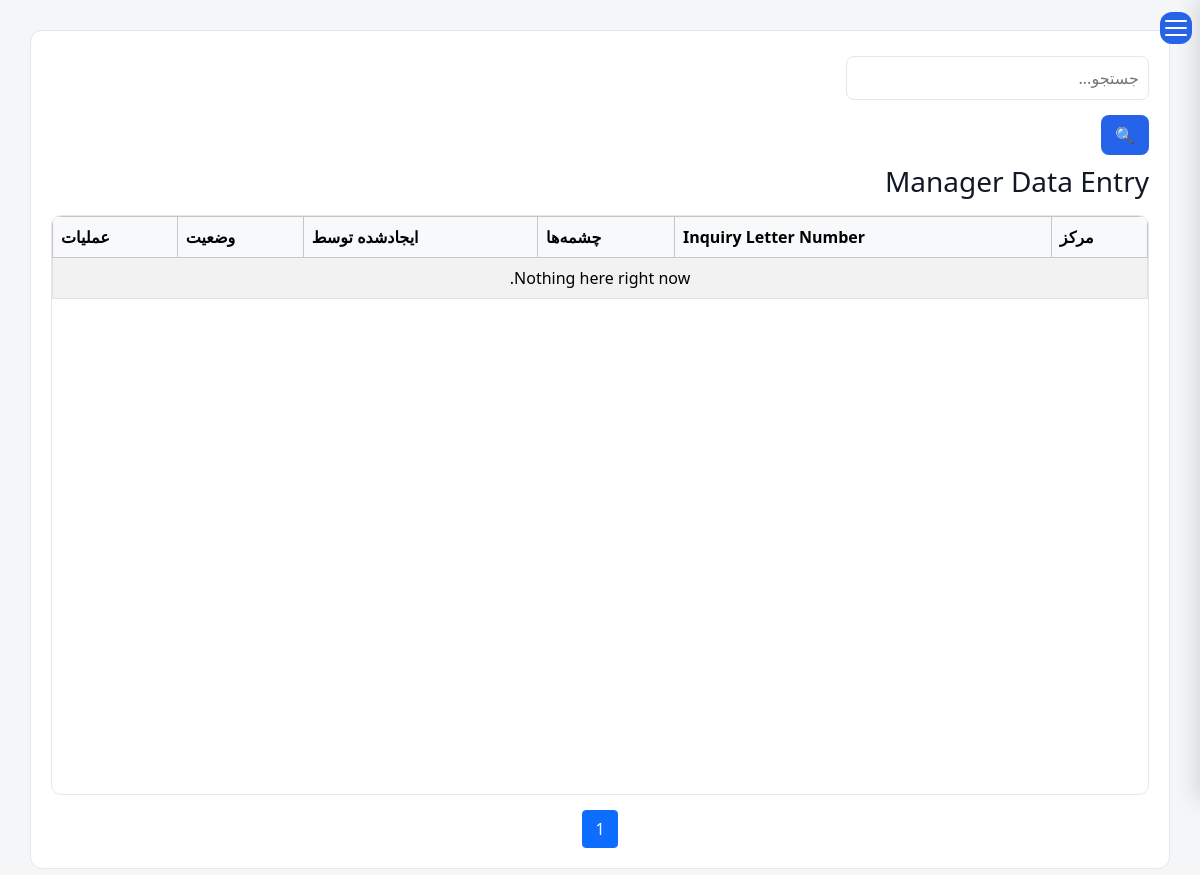
The app's page /receive-source/queue/manager-input/ (signed in), older data.
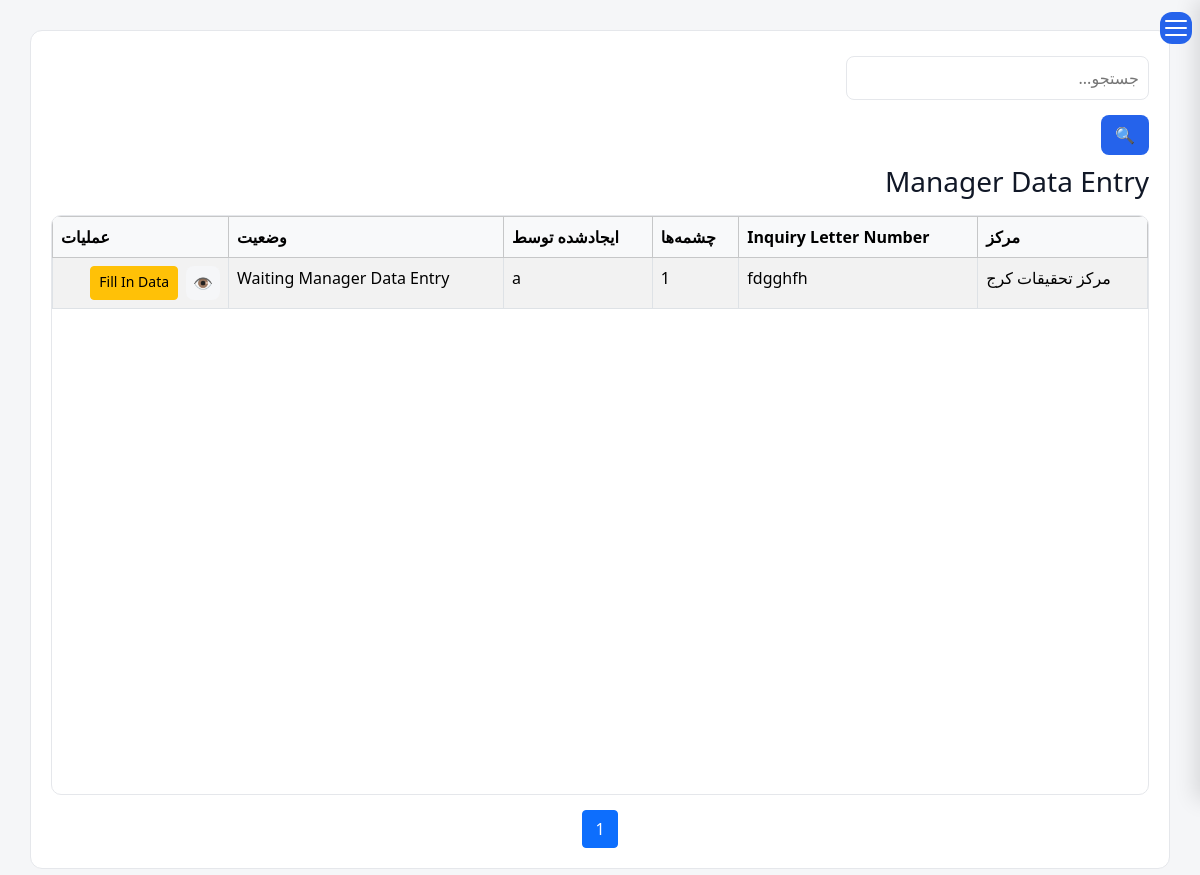
The same page, newer data.
### receive_source/models.py (models this page shows, shortened)
class ReceiveRequest(models.Model):
    facility = models.ForeignKey(
        FacilityModel,
        verbose_name=_("Delivering Facility"),
        on_delete=models.PROTECT,
        related_name="receive_requests",
    )
    inquiry_letter_number = models.CharField(
        _("Inquiry Letter Number"),
        max_length=100,
        blank=True,
        null=True,
    )
    inquiry_letter_date = models.DateField(
        _("Inquiry Letter Date"),
        blank=True,
        null=True,
    )
    distance_to_tehran_km = models.DecimalField(
        _("Estimated Distance to Tehran Office (km)"),
        max_digits=8,
        decimal_places=2,
        blank=True,
        null=True,
    )
    status = models.CharField(
        _("Status"),
        max_length=25,
        choices=ReceiveStatus.choices,
        default=ReceiveStatus.DRAFT,
    )
    status_date = models.DateTimeField(
        _("Status Date"),
        null=True,
        blank=True,
    )
    specification_completed = models.BooleanField(
        _("Specification Completed"),
        default=False,
    )
    pre_operation_visit_needed = models.BooleanField(
        _("Pre-Operation Visit Needed"),
        null=True,
        blank=True,
    )
    visit_expert_count = models.PositiveIntegerField(_("Visit: Experts"), null=True, blank=True)
    visit_technician_count = models.PositiveIntegerField(_("Visit: Technicians"), null=True, blank=True)
    visit_driver_count = models.PositiveIntegerField(_("Visit: Drivers"), null=True, blank=True)
    visit_mission_days = models.PositiveIntegerField(_("Visit: Mission Days"), null=True, blank=True)
    visit_vehicle_type = models.CharField(
        _("Visit: Vehicle Type"), max_length=10, choices=VehicleType.choices, blank=True, null=True,
    )
    operation_expert_count = models.PositiveIntegerField(_("Operation: Experts"), default=0)
    operation_technician_count = models.PositiveIntegerField(_("Operation: Technicians"), default=0)
    operation_driver_count = models.PositiveIntegerField(_("Operation: Drivers"), default=0)
    operation_mission_days = models.PositiveIntegerField(_("Operation: Mission Days"), null=True, blank=True)
    operation_vehicle_type = models.CharField(
        _("Operation: Vehicle Type"), max_length=10, choices=VehicleType.choices, blank=True, null=True,
    )
    route_difficulty = models.CharField(
        _("Route Difficulty"),
        max_length=10,
        choices=RouteDifficulty.choices,
        blank=True,
        null=True,
    )
    accommodation_days = models.PositiveIntegerField(
        _("Accommodation Days"), null=True, blank=True,
    )
    food_cost_days = models.PositiveIntegerField(
        _("Food Cost Days"), null=True, blank=True,
    )
    peripheral_equipment = models.CharField(
        _("Peripheral Equipment Used"), max_length=255, blank=True, null=True,
    )
    other_costs = models.CharField(
        _("Other Costs"), max_length=255, blank=True, null=True,
        help_text=_("Also where the cost of an unmatched/no-license item gets folded in, per current policy."),
    )
    logistics_notes = models.TextField(
        _("Logistics Notes"), blank=True, null=True,
    )
    description = models.TextField(
        _("Description"),
        blank=True,
    )
    created_by = models.ForeignKey(
        settings.AUTH_USER_MODEL,
        verbose_name=_("Created By"),
        on_delete=models.PROTECT,
        related_name="receive_requests_created",
    )
    created_at = models.DateTimeField(_("Created At"), auto_now_add=True)
    updated_at = models.DateTimeField(_("Updated At"), auto_now=True)
    history = HistoricalRecords()
    class Meta:
        ordering = ["-created_at"]
        verbose_name = _("Receive Request")
        verbose_name_plural = _("Receive Requests")

### facilities/models.py (models this page shows, shortened)
class FacilityModel(models.Model):
    name = models.CharField(
        _("Facility Name"),
        max_length=255, blank=True,null=True
    )
    responsible_person = models.CharField(
        _("Responsible Person"),
        max_length=150, blank=True,null=True
    )
    telephone = models.CharField(
        _("Telephone"),
        max_length=50, blank=True,null=True
    )
    email = models.EmailField(
        _("Email"),
        blank=True,null=True
    )
    address1 = models.CharField(
        _("Address Line 1"),
        max_length=255, blank=True,null=True
    )
    address2 = models.CharField(
        _("Address Line 2"),
        max_length=255,
         blank=True,null=True
    )
    postal_code = models.CharField(
        _("Postal Code"),
        max_length=20,
         blank=True,null=True
    )
    national_id = models.CharField(
        _("National ID"),
        max_length=50,
         blank=True,null=True
    )
    economic_code = models.CharField(
        _("Economic Code"),
        max_length=50,
         blank=True,null=True
    )
    created_at = models.DateTimeField(
        _("Created At"),
        auto_now_add=True
    )
    updated_at = models.DateTimeField(
        _("Updated At"),
        auto_now=True
    )
    class Meta:
        ordering = ["name"]
        verbose_name = _("Facility")
        verbose_name_plural = _("Facilities")
        constraints = [
            models.UniqueConstraint(
                fields=["national_id"],
                name="unique_facility_national_id",
                condition=models.Q(national_id__isnull=False),
            ),
            models.UniqueConstraint(
                fields=["postal_code"],
                name="unique_facility_postal_code",
                condition=models.Q(postal_code__isnull=False),
            ),
            models.UniqueConstraint(
                fields=["economic_code"],
                name="unique_facility_economic_code",
                condition=models.Q(economic_code__isnull=False),
            ),
        ]

### receive_source/views.py (the view)
# urls.py: path("queue/manager-input/", views.manager_input_queue, name="receive_manager_input_queue"),
def manager_input_queue(request):
    return _queue(request, ReceiveStatus.WAITING_MANAGER_INPUT, _("Manager Data Entry"))

### receive_source/views.py (called while the page is built)
def _queue(request, status, page_title):
    queryset = (
        ReceiveRequest.objects
        .select_related("facility", "created_by")
        .prefetch_related("sources")
        .filter(status=status)
        .order_by("-created_at")
    )
    search = request.GET.get("search", "")
    if search:
        queryset = queryset.filter(
            Q(facility__name__icontains=search) | Q(inquiry_letter_number__icontains=search)
        )
    paginator = Paginator(queryset, 15)
    page_obj = paginator.get_page(request.GET.get("page"))
    return render(
        request,
        "receive_source/receive_queue.html",
        {"page_title": page_title, "page_obj": page_obj, "search": search},
    )

### templates/receive_source/receive_queue.html (shortened to what this page needs)
{% extends 'base.html' %}
{% load i18n %}
{% block content %}
<div class="content">
<div class="table-header">
    <div class="header-group">
        <form method="get">
            <input type="text" name="search" placeholder="{% trans 'Search...' %}" value="{{ search }}">
            <button type="submit">🔍</button>
        </form>
    </div>
</div>
<h3 class="mb-3">{{ page_title }}</h3>
<div class="table-scroll">
<table class="table table-bordered table-striped">
<thead class="table-light">
<tr>
    <th>{% trans "Facility" %}</th>
    <th>{% trans "Inquiry Letter Number" %}</th>
    <th>{% trans "Sources" %}</th>
    <th>{% trans "Created By" %}</th>
    <th>{% trans "Status" %}</th>
    <th>{% trans "Action" %}</th>
</tr>
</thead>
<tbody>
{% for req in page_obj %}
<tr>
    <td>{{ req.facility.name }}</td>
    <td>{{ req.inquiry_letter_number|default:"-" }}</td>
    <td>{{ req.sources.count }}</td>
    <td>{{ req.created_by }}</td>
    <td>{{ req.get_status_display }}</td>
    <td>
        <div class="d-flex gap-2">
            <a href="{% url 'receive_detail' req.pk %}" class="icon-btn" title="{% trans 'View' %}">👁</a>
            {% if req.status == "WAITING_MANAGER_INPUT" %}
                <a href="{% url 'receive_manager_input' req.pk %}" class="btn btn-sm btn-warning">{% trans "Fill In Data" %}</a>
            {% elif req.status == "WAITING_MANAGER" or req.status == "WAITING_CONTROL" or req.status == "WAITING_DEPUTY" or req.status == "WAITING_CEO" %}
                <a href="{% url 'receive_sign' req.pk %}" class="btn btn-sm btn-primary">{% trans "Sign" %}</a>
            {% elif req.status == "CONTRACTS" %}
                <a href="{% url 'receive_contract_create' req.pk %}" class="btn btn-sm btn-success">{% trans "Contract" %}</a>
            {% elif req.status == "FINANCE" %}
                <a href="{% url 'receive_payment_update' req.pk %}" class="btn btn-sm btn-success">{% trans "Payment" %}</a>
            {% elif req.status == "RECEIVING" %}
                <a href="{% url 'receive_characterization' req.pk %}" class="btn btn-sm btn-warning">{% trans "Characterize" %}</a>
            {% endif %}
        </div>
    </td>
</tr>
{% empty %}
<tr><td colspan="6" class="text-center">{% trans "Nothing here right now." %}</td></tr>
{% endfor %}
</tbody>
</table>
</div>
<div class="pagination">
    <span class="current">{{ page_obj.number }}</span>
</div>
</div>
{% endblock %}

Row changes from the older to the newer data that the page shows:
added ReceiveRequest: facility.name "مرکز تحقیقات کرج", inquiry_letter_number "fdgghfh", sources.count "1", created_by "a", status "Waiting Manager Data Entry"
Text that changed along with them:
text no longer shown: "Nothing here right now."
